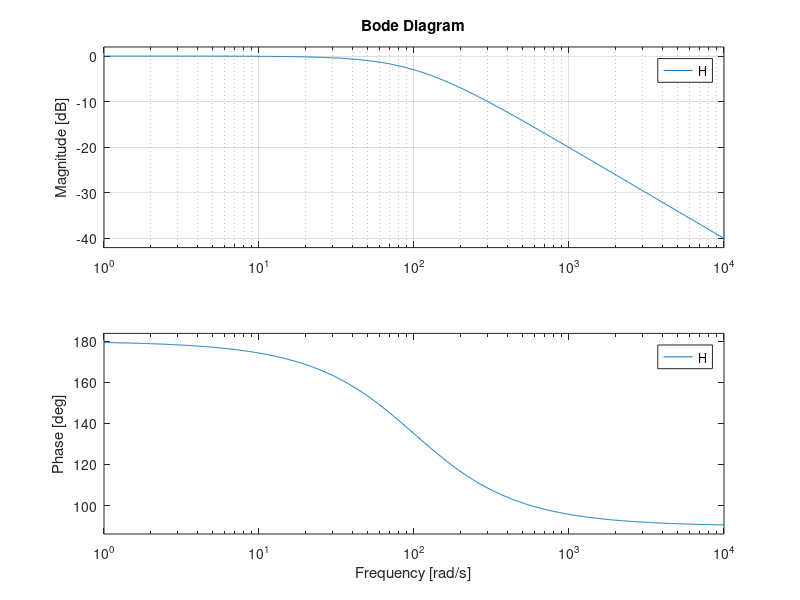

Source code (MATLAB):
clear all 
close all
clc 
%% Transfer function
num = [ -1 ];
den = [(1/100) 1];
H= tf(num,den);
%% Figure To Draw 
figure ;
title("First Order Low Pass Filter ");
%% Plotting 
bode(H);
%% Graph Grid 
grid;
